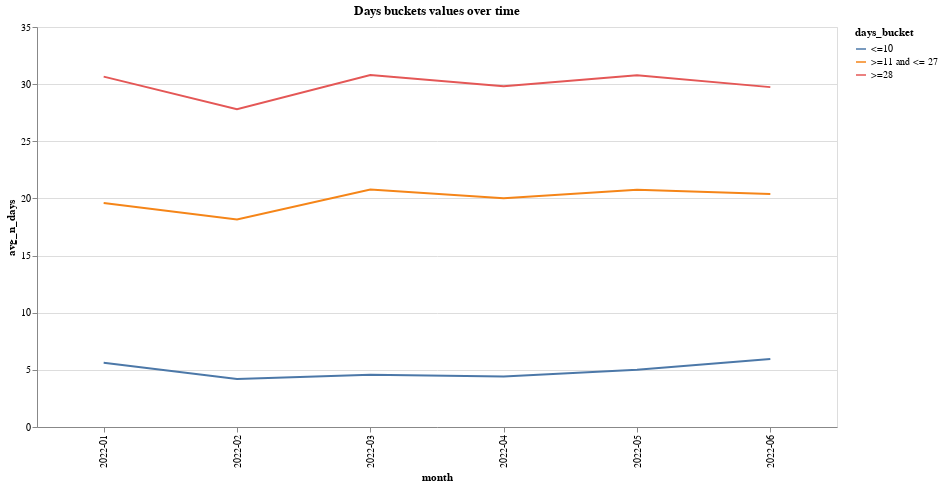

The cell this chart's notebook holds for it:
### Code cell
af.line_multi(
    days_month_df, "days_bucket", "month", "avg_n_days", 800, 400, "x"
).properties(title="Days buckets values over time")

### Figure 1 — Vega-Lite specification as saved in the notebook (floating-point values rounded to 4 significant figures)
{"config": {"view": {"continuousWidth": 400, "continuousHeight": 300}}, "data": {"name": "data-37838ca42314181a1ae1a782df0f2db6"}, "mark": "line", "encoding": {"color": {"field": "days_bucket", "type": "nominal"}, "tooltip": {"field": "avg_n_days", "type": "quantitative"}, "x": {"field": "month", "type": "nominal"}, "y": {"field": "avg_n_days", "sort": "x", "type": "quantitative"}}, "height": 400, "title": "Days buckets values over time", "width": 800, "$schema": "https://vega.github.io/schema/vega-lite/v4.17.0.json", "datasets": {"data-37838ca42314181a1ae1a782df0f2db6": [{"month": "2022-01", "days_bucket": "<=10", "avg_n_days": 5.615}, {"month": "2022-01", "days_bucket": ">=11 and <= 27", "avg_n_days": 19.6}, {"month": "2022-01", "days_bucket": ">=28", "avg_n_days": 30.66}, {"month": "2022-02", "days_bucket": "<=10", "avg_n_days": 4.191}, {"month": "2022-02", "days_bucket": ">=11 and <= 27", "avg_n_days": 18.16}, {"month": "2022-02", "days_bucket": ">=28", "avg_n_days": 27.81}, {"month": "2022-03", "days_bucket": "<=10", "avg_n_days": 4.562}, {"month": "2022-03", "days_bucket": ">=11 and <= 27", "avg_n_days": 20.79}, {"month": "2022-03", "days_bucket": ">=28", "avg_n_days": 30.8}, {"month": "2022-04", "days_bucket": "<=10", "avg_n_days": 4.413}, {"month": "2022-04", "days_bucket": ">=11 and <= 27", "avg_n_days": 20.01}, {"month": "2022-04", "days_bucket": ">=28", "avg_n_days": 29.81}, {"month": "2022-05", "days_bucket": "<=10", "avg_n_days": 5.003}, {"month": "2022-05", "days_bucket": ">=11 and <= 27", "avg_n_days": 20.76}, {"month": "2022-05", "days_bucket": ">=28", "avg_n_days": 30.78}, {"month": "2022-06", "days_bucket": "<=10", "avg_n_days": 5.957}, {"month": "2022-06", "days_bucket": ">=11 and <= 27", "avg_n_days": 20.38}, {"month": "2022-06", "days_bucket": ">=28", "avg_n_days": 29.74}]}}
